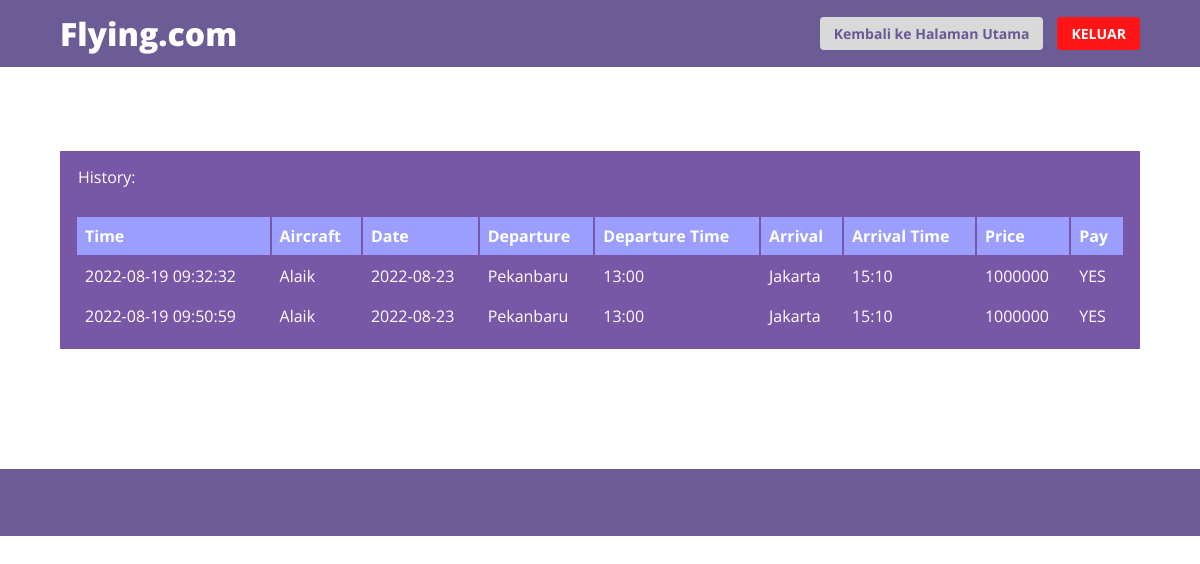
The app's page /showhistory.php (signed in) with its own data.
### tables this page shows
CREATE TABLE `memesan` (
  `id_pemesanan` int NOT NULL,
  `no_penerbangan` int NOT NULL,
  `no_penumpang` int DEFAULT NULL,
  `no_kursi` int DEFAULT NULL,
  `waktu_pemesanan` datetime DEFAULT NULL,
  `terbayar` tinyint(1) NOT NULL
);

CREATE TABLE `penumpang` (
  `no_penumpang` int NOT NULL,
  `nama_penumpang` varchar(30) DEFAULT NULL,
  `email` varchar(30) DEFAULT NULL,
  `password` varchar(30) DEFAULT NULL
);

CREATE TABLE `penerbangan` (
  `no_penerbangan` int NOT NULL,
  `bandara_keberangkatan` varchar(30) DEFAULT NULL,
  `bandara_tujuan` varchar(30) DEFAULT NULL,
  `tanggal_keberangkatan` date DEFAULT NULL,
  `jam_keberangkatan` varchar(10) DEFAULT NULL,
  `jam_kedatangan` varchar(10) DEFAULT NULL,
  `no_gate` int DEFAULT NULL,
  `harga` int NOT NULL,
  `no_maskapai` int DEFAULT NULL,
  `no_pesawat` int DEFAULT NULL
);

### showhistory.php (the view, shortened to what this page needs)
<?php
    $user = $_SESSION['nama_penumpang'];
?>
<!DOCTYPE html>
<html lang="en">
<head>
    <link rel="stylesheet" href="./style/style_showHistory.css">
</head>
<body>
    <header>
        <p id="logo">Flying.com</p>
        <div class="right-side">
            <a href="homepage.php" id="halaman-utama">Kembali ke Halaman Utama</a>
            <a href="logout.php" id="keluar">KELUAR</a>
        </div>
    </header>
    <main>
        <?php
            include_once 'dbconnect.php';
            $sql = "
                SELECT * FROM penumpang P, memesan M, Penerbangan
                WHERE P.nama_penumpang = '$user'
                AND P.no_penumpang = M.no_penumpang
                AND M.no_penerbangan = Penerbangan.no_penerbangan
                AND M.terbayar='1'
                    ORDER BY M.waktu_pemesanan;
            ";
            $result = mysqli_query($con, $sql);
            $rowcount = mysqli_num_rows($result);
            if ($rowcount == 0) {
                echo "<div><strong>Nothing in the history.</strong></div>";
            } else {
                echo "<div class='top-content'>History:</div>";
                echo "
                    <div class='content'>
                        <table>
                            <thead>
                                <tr>
                                    <th>Time</th>
                                    <th>Aircraft</th>
                                    <th>Date</th>
                                    <th>Departure</th>
                                    <th>Departure Time</th>
                                    <th>Arrival</th>
                                    <th>Arrival Time</th>
                                    <th>Price</th>
                                    <th>Pay</th>
                                </tr>
                            </thead>
                    </div>
                ";
                while ($row = mysqli_fetch_array($result)) {
                    echo "<tbody><tr>";
                    echo "<td>" . $row['waktu_pemesanan'] . "</td>";
                    echo "<td>" . $row['nama_penumpang']."</td>";
                    echo "<td>" . $row['tanggal_keberangkatan'] . "</td>";
                    echo "<td>" . $row['bandara_keberangkatan'] . "</td>";
                    echo "<td>" . $row['jam_keberangkatan'] . "</td>";
                    echo "<td>" . $row['bandara_tujuan'] . "</td>";
                    echo "<td>" . $row['jam_kedatangan'] . "</td>";
                    echo "<td>" . $row['harga'] . "</td>";
                    if($row['terbayar'] == 1){
                        echo "<td>YES</td>";
                    }
                    echo "</tr>";
                }
                echo " </tbody></table>";
            }
        ?>
    </main>
    <footer class="footer">
    </footer>
</body>
</html>

### style/style_showHistory.css (style rules this page uses)
body { margin: 0; font-family: 'Open Sans', sans-serif; }
header { width: 90%; height: 67px; padding: 0 5%; background: rgba(91, 75, 138, 0.9); display: flex; align-items: center; }
header p { margin: 0%; font-weight: 800; font-size: 32px; line-height: 44px; padding: 0%; color: white; }
header .right-side { justify-content: flex-end; display: flex; width: 50%; float: right }
#logo { width: 50%; }
#keluar { background: #FF1515; font-weight: 700; font-size: 14px; border-radius: 4px; border: 0; color: white; margin: auto 0; padding: 0.5em 1em; }
#halaman-utama { background: #D9D9D9; color: rgba(91, 75, 138, 0.9); font-weight: 700; font-size: 14px; border-radius: 4px; border: 0; margin: auto 1em; padding: 0.5em 1em; }
a { text-decoration: none; }
.top-content { position: relative; display: flex; flex-direction: column; margin-right: 5%; margin-left: 5%; background-color: #7858A6 ; margin-top: 7%; padding: 15px 15px 1% 18px; color: white; }
.content { position: relative; display: flex; flex-direction: column; margin-right: 5%; margin-left: 5%; background-color: #7858A6 ; margin-bottom: 10%; padding: 15px 15px 1% 15px; color: white; }
th { text-align: left; background-color: #9C9EFE; color: white; }
td, th { padding: 8px; }
.footer { position:relative; float: left; width: 70%; height: 67px; padding: 0 15%; background: rgba(91, 75, 138, 0.9); }

### records on screen
memesan: waktu_pemesanan "2022-08-19 09:32:32", no_penumpang.nama_penumpang "Alaik", no_penerbangan.tanggal_keberangkatan "2022-08-23", no_penerbangan.bandara_keberangkatan "Pekanbaru", no_penerbangan.jam_keberangkatan "13:00", no_penerbangan.bandara_tujuan "Jakarta", no_penerbangan.jam_kedatangan "15:10", no_penerbangan.harga "1000000", terbayar "YES"
memesan: waktu_pemesanan "2022-08-19 09:50:59", no_penumpang.nama_penumpang "Alaik", no_penerbangan.tanggal_keberangkatan "2022-08-23", no_penerbangan.bandara_keberangkatan "Pekanbaru", no_penerbangan.jam_keberangkatan "13:00", no_penerbangan.bandara_tujuan "Jakarta", no_penerbangan.jam_kedatangan "15:10", no_penerbangan.harga "1000000", terbayar "YES"
